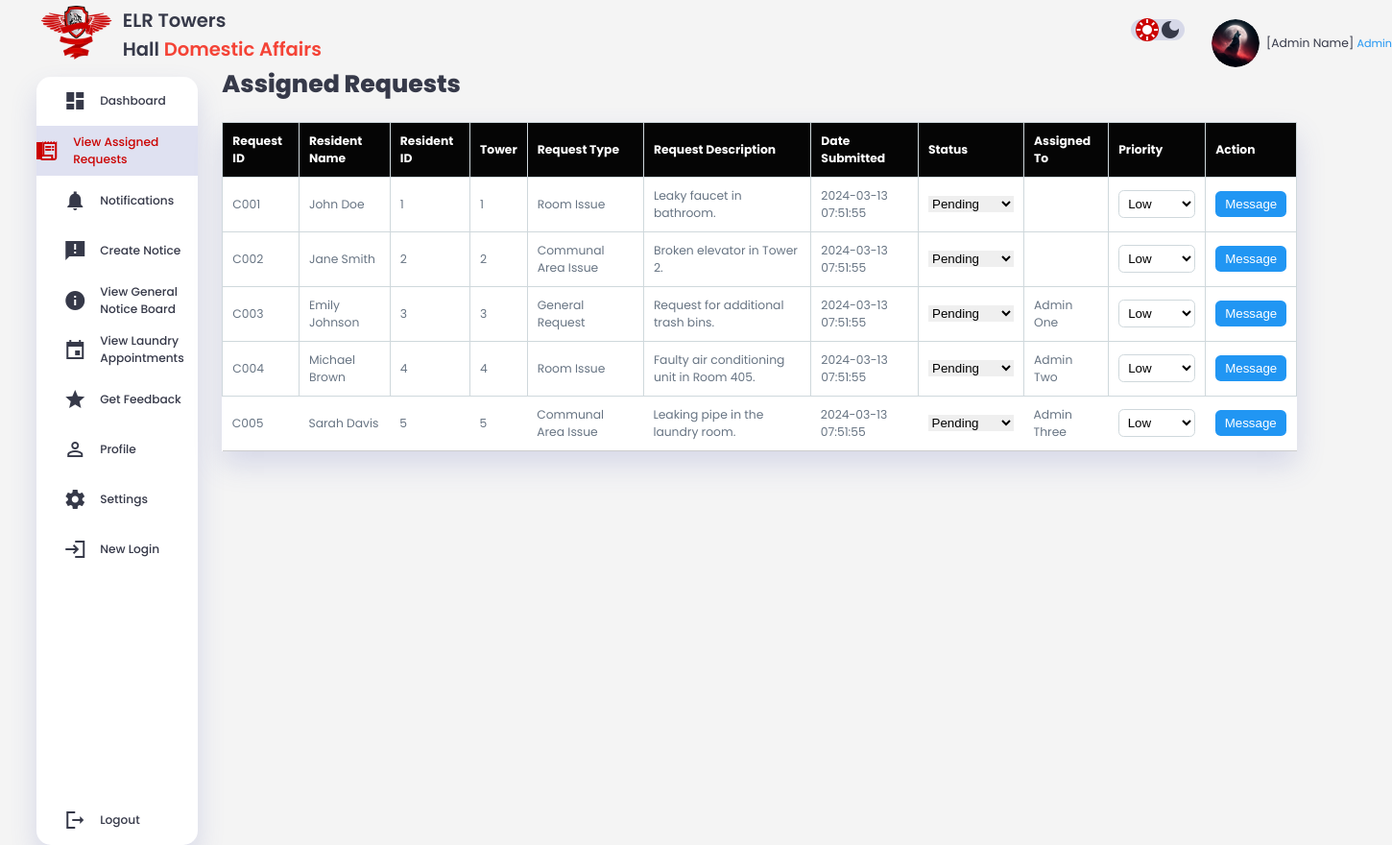
Screenshot of /requests.php with the database file from the repository.
### tables this page shows
CREATE TABLE complaints (
    id INT AUTO_INCREMENT,
    complaint_id VARCHAR(255) NOT NULL,
    complaint_type ENUM('Room Issue', 'Communal Area Issue', 'General Request') NOT NULL,
    complaint_body TEXT NOT NULL DEFAULT '',
    date_submitted DATETIME NOT NULL DEFAULT CURRENT_TIMESTAMP,
    status ENUM('Resolved', 'Pending Assignment', 'Assigned', 'In Progress') NOT NULL,
    priority ENUM('Low', 'Medium', 'High') NOT NULL DEFAULT 'Medium',
    assigned_to VARCHAR(255) NOT NULL,
    tower ENUM('1', '2', '3', '4', '5') NOT NULL,
    PRIMARY KEY (id)
);

### requests.php (the view, shortened to what this page needs)
<!DOCTYPE html>
<html lang="en">
<head>
    <link rel="stylesheet" href="adminstyles.css">
</head>
<body>
<div class="container">
    <?php include 'adm_sidebar.php';?>
    <main class="main-content">
        <h1>Assigned Requests</h1>
        <table class="requests-table">
            <thead>
            <tr>
                <th>Request ID</th>
                <th>Resident Name</th>
                <th>Resident ID</th>
                <th>Tower</th>
                <th>Request Type</th>
                <th>Request Description</th>
                <th>Date Submitted</th>
                <th>Status</th>
                <th>Assigned To</th>
                <th>Priority</th>
                <th>Action</th>
            </tr>
            </thead>
            <tbody>
            <?php
            $host = 'localhost';
            $username = "root";
            $password = "";
            $dbname = 'elrdaas';
            try {
                $conn = new PDO("mysql:host=$host;dbname=$dbname;charset=utf8mb4", $username, $password);
                $conn->setAttribute(PDO::ATTR_ERRMODE, PDO::ERRMODE_EXCEPTION);
            } catch(PDOException $e) {
                echo "Connection failed: " . $e->getMessage();
            }
            $sql = "SELECT * FROM complaints";
            $complaints = $conn->query($sql);
            while ($row = $complaints->fetch(PDO::FETCH_ASSOC)) {
                echo "<tr>
                            <td>".$row["complaint_id"]."</td>
                            <td>". $row["first_name"],' ',$row["last_name"]."</td>
                            <td>".$row["resident_id"]."</td>
                            <td>".$row["tower"]."</td>
                            <td>".$row["complaint_type"]."</td>
                            <td>".$row["complaint_body"]."</td>
                            <td>".$row["date_submitted"]."</td>
                            <td>
                                <select class='status-select'>
                                    <option value='Pending'>Pending</option>
                                    <option value='In-progress'>In Progress</option>
                                    <option value='Completed'>Completed</option>
                                </select>
                            </td>
                            <td>".$row["assigned_to"]."</td>
                            <td>
                                <select class='priority-select'>
                                    <option value='low'>Low</option>
                                    <option value='medium'>Medium</option>
                                    <option value='high'>High</option>
                                </select>
                            </td>
                            <td>
                                <button class='message-btn' onclick='openMessageModal(\"".$row["complaint_id"]."\")'>Message</button>
                            </td>
                        </tr>";
            }
            ?>
            </tbody>
        </table>
    </main>
<div class="right-section">
    <div class="nav">
        <div class="dark-mode">
            <span class="material-icons-sharp active">
            </span>
            <span class="material-icons-sharp">
            </span>
        </div>
        <div class="profile">
            <a href="adminprofile.php" class="profile-link">
                <div class="profil-photo">
                    <img src="images/elf wolf 1.jpeg" alt="Profile Picture">
                </div>
            </a>
            <div class="info">
                <label id="name">[Admin Name]</label>
                <small class="text-muted">Admin</small>
            </div>
        </div>
    </div>
</div>
</div>
</body>
</html>

### adm_sidebar.php (shortened to what this page needs)
<div class="container">
            <aside>
                <div class="toggle">
                    <div class="logo">
                        <img src="images/elr towers logo.png" alt="logo">
                        <h2>ELR Towers Hall<span class = "danger"> Domestic Affairs</span></h2>
                    </div>
                    <div class="sidebar">
                        <div>
                        <a href = "index.php" class = "dash-tem">
                            <span class="material-icons-sharp">
                            </span>
                            <h3>Dashboard</h3>
                        </a>
                        <a href = "requests.php" class ="dash-item">
                            <span class="material-icons-sharp">
                            </span>
                            <h3>View Assigned Requests</h3>
                            </a>
                        <a href = "notifications.php" class ="dash-item">
                                <span class="material-icons-sharp">
                                </span>
                                <h3>Notifications</h3>
                                </a>
                        <a href = "notice.php" class ="dash-item">
                            <span class="material-icons-sharp">
                            </span>
                            <h3>Create Notice</h3>
                            </a>
                            <a href = "admingennotices.php" class ="dash-item">
                                <span class="material-icons-sharp">
                                    </span>
                                    <h3>View General Notice Board</h3>
                                    </a>
                        <a href = "laundryappointments.php" class= "dash-item">
                            <span class="material-icons-sharp">
                            </span>
                            <h3>View Laundry Appointments</h3>
                            </a>
                        <a href = "requestfeedback.php" class="dash-item">
                            <span class="material-icons-sharp">
                            </span>
                            <h3>Get Feedback</h3>
                        </a>
                        <a href = "adminprofile.php" class="dash-item">
                            <span class="material-icons-sharp">
                            </span>
                            <h3>Profile</h3>
                            </a>
                        <a href = "adminsettings.php" class="dash-item">
                            <span class="material-icons-sharp">
                            </span>
                            <h3>Settings</h3>
                            </a>
                        <a href = "login.html">
                            <span class="material-icons-sharp">
                            </span>
                            <h3>New Login</h3>
                            </a>
                        </div>
                        <a href = "logout.html">
                            <span class="material-icons-sharp">
                            </span>
                            <h3>Logout</h3>
                            </a>
                    </div>
                </div>
            </aside>

### requests.php (style rules this page uses)
.requests-table tbody tr:last-child td { border-bottom: 1px solid #ccc; }

### rows the page displays
complaints: complaint "C001", first_name "John", last_name "Doe", resident "1", tower "1", complaint_type "Room Issue", complaint_body "Leaky faucet in bathroom.", date_submitted "2024-03-13 07:51:55"
complaints: complaint "C002", first_name "Jane", last_name "Smith", resident "2", tower "2", complaint_type "Communal Area Issue", complaint_body "Broken elevator in Tower 2.", date_submitted "2024-03-13 07:51:55"
complaints: complaint "C003", first_name "Emily", last_name "Johnson", resident "3", tower "3", complaint_type "General Request", complaint_body "Request for additional trash bins.", date_submitted "2024-03-13 07:51:55", assigned_to "Admin One"
complaints: complaint "C004", first_name "Michael", last_name "Brown", resident "4", tower "4", complaint_type "Room Issue", complaint_body "Faulty air conditioning unit in Room 405.", date_submitted "2024-03-13 07:51:55", assigned_to "Admin Two"
complaints: complaint "C005", first_name "Sarah", last_name "Davis", resident "5", tower "5", complaint_type "Communal Area Issue", complaint_body "Leaking pipe in the laundry room.", date_submitted "2024-03-13 07:51:55", assigned_to "Admin Three"
